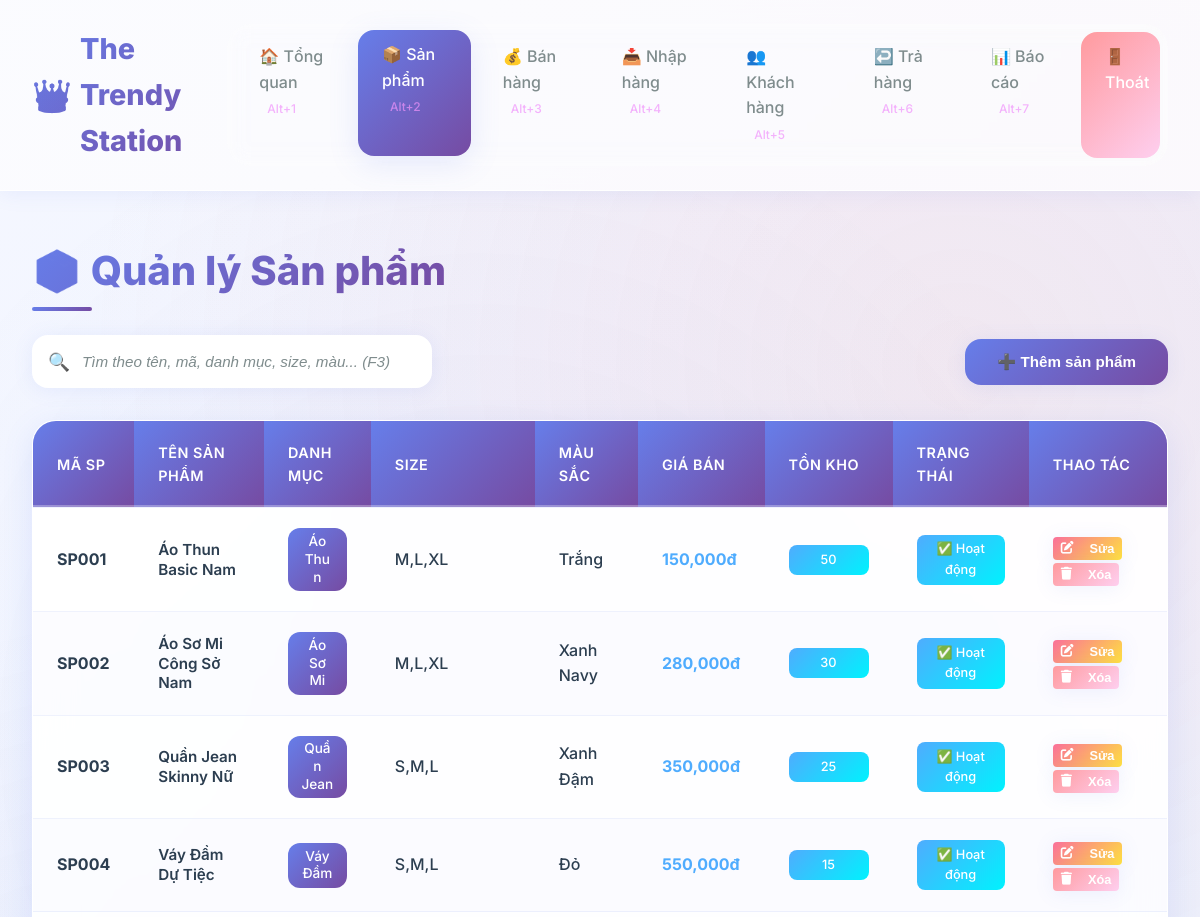
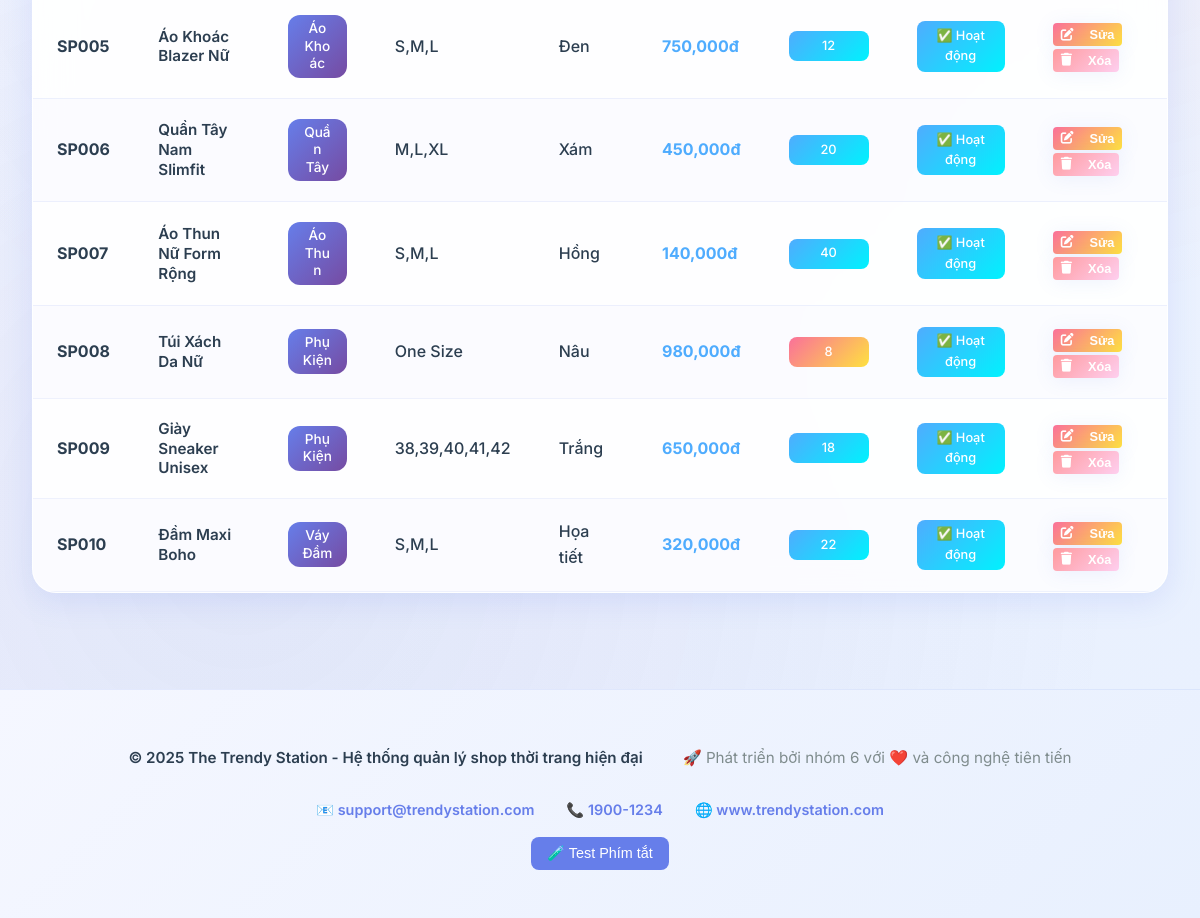
Page /?page=products on the earlier database version (2 pictures, top to bottom).
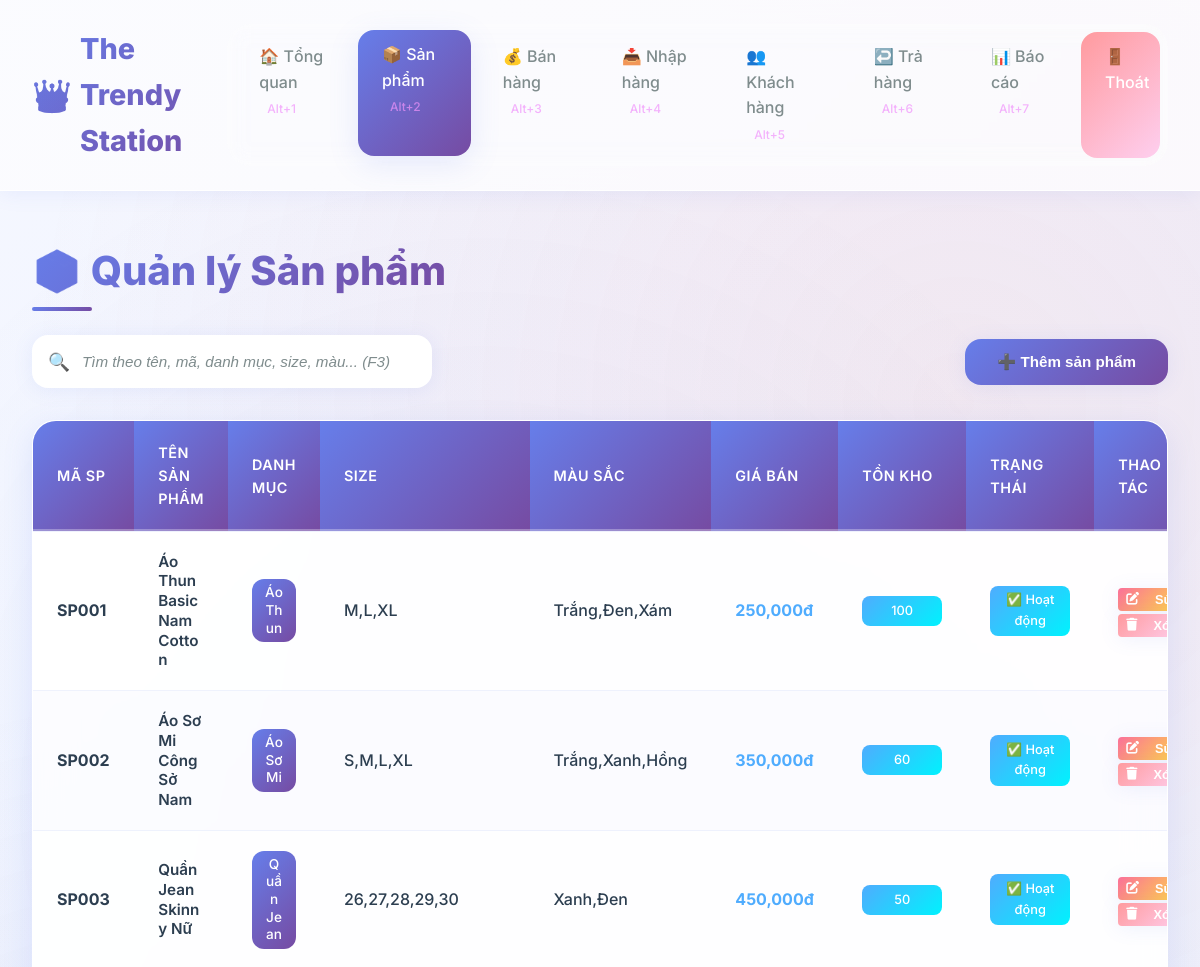
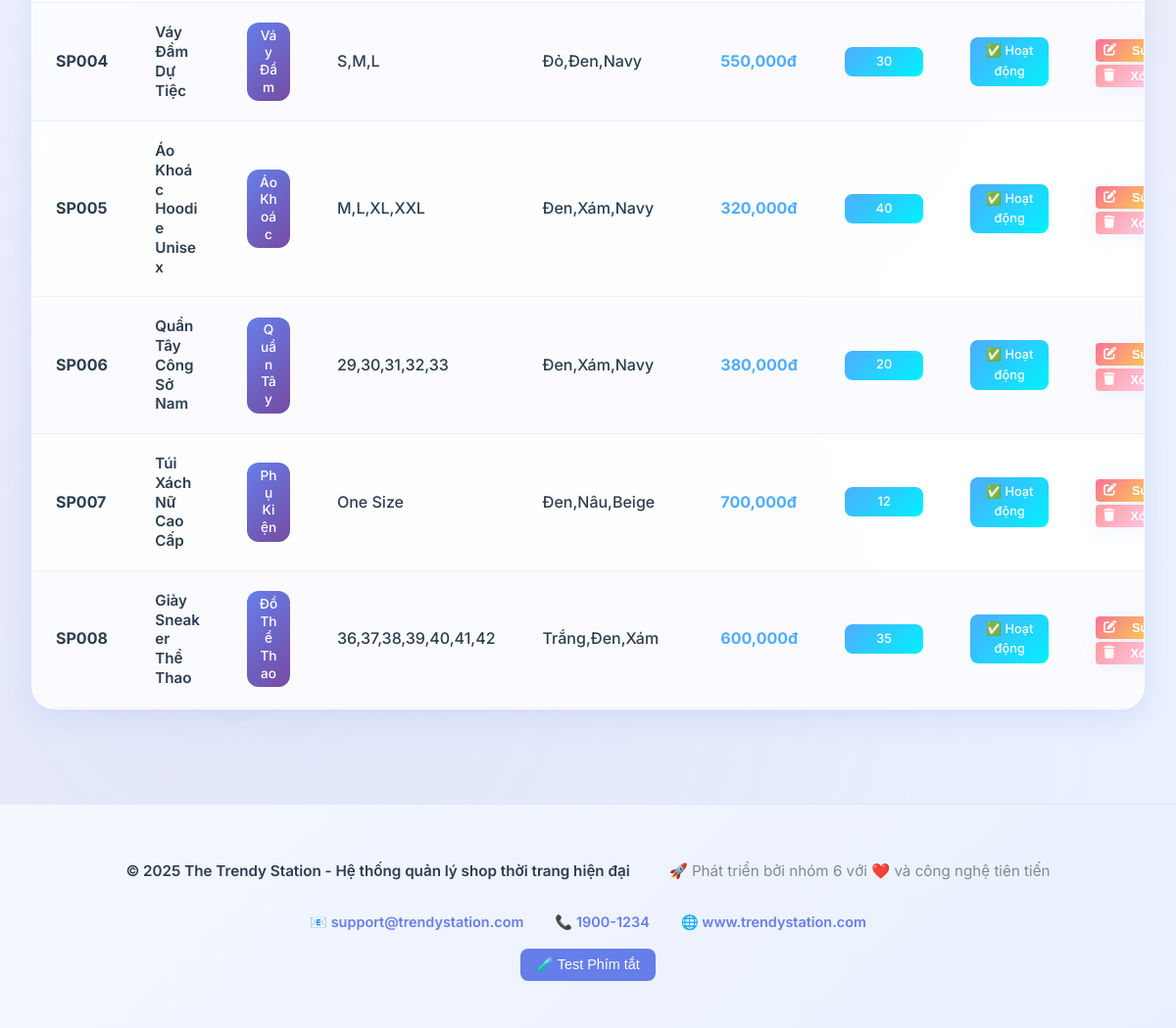
Same page on the later database version (2 pictures, top to bottom).
### tables this page shows
CREATE TABLE products (
    id INT AUTO_INCREMENT PRIMARY KEY,
    product_code VARCHAR(50) UNIQUE NOT NULL,
    name VARCHAR(200) NOT NULL,
    category_id INT,
    description TEXT,
    cost_price DECIMAL(12,2) NOT NULL DEFAULT 0,
    selling_price DECIMAL(12,2) NOT NULL,
    stock_quantity INT NOT NULL DEFAULT 0,
    min_stock_level INT DEFAULT 10,
    max_stock_level INT DEFAULT 100,
    size VARCHAR(50),
    color VARCHAR(50),
    material VARCHAR(100),
    brand VARCHAR(100),
    season VARCHAR(20) DEFAULT 'All Season',
    gender ENUM('Nam', 'Nữ', 'Unisex') DEFAULT 'Unisex',
    is_active BOOLEAN DEFAULT TRUE,
    image_url VARCHAR(255),
    barcode VARCHAR(100),
    weight DECIMAL(8,2) DEFAULT 0,
    supplier_id INT,
    created_at TIMESTAMP DEFAULT CURRENT_TIMESTAMP,
    updated_at TIMESTAMP DEFAULT CURRENT_TIMESTAMP ON UPDATE CURRENT_TIMESTAMP,
    
    FOREIGN KEY (category_id) REFERENCES categories(id) ON DELETE SET NULL,
    FOREIGN KEY (supplier_id) REFERENCES suppliers(id) ON DELETE SET NULL,
    
    INDEX idx_product_code (product_code),
    INDEX idx_category (category_id),
    INDEX idx_stock (stock_quantity),
    INDEX idx_active (is_active)
);

CREATE TABLE categories (
    id INT AUTO_INCREMENT PRIMARY KEY,
    name VARCHAR(100) NOT NULL UNIQUE,
    description TEXT,
    is_active BOOLEAN DEFAULT TRUE,
    created_at TIMESTAMP DEFAULT CURRENT_TIMESTAMP,
    updated_at TIMESTAMP DEFAULT CURRENT_TIMESTAMP ON UPDATE CURRENT_TIMESTAMP
);

### config/database.php (called while the page is built, shortened)
<?php
$config = [
    'host' => 'localhost',
    'dbname' => 'trendy_station',
    'username' => 'root',
    'password' => '',
    'charset' => 'utf8mb4',
    'options' => [
        PDO::ATTR_ERRMODE => PDO::ERRMODE_EXCEPTION,
        PDO::ATTR_DEFAULT_FETCH_MODE => PDO::FETCH_ASSOC,
        PDO::ATTR_EMULATE_PREPARES => false,
    ]
];
try {
    $dsn = "mysql:host={$config['host']};dbname={$config['dbname']};charset={$config['charset']}";
    $pdo = new PDO($dsn, $config['username'], $config['password'], $config['options']);
    $pdo->exec("SET NAMES utf8mb4 COLLATE utf8mb4_unicode_ci");
    $pdo->exec("SET time_zone = '+07:00'");
} catch (PDOException $e) {
    die('Database connection failed: ' . $e->getMessage());
}
function executeQuery($sql, $params = []) {
    global $pdo;
    try {
        $stmt = $pdo->prepare($sql);
        $stmt->execute($params);
        return $stmt;
    } catch (PDOException $e) {
        die("❌ Lỗi thực hiện query: " . $e->getMessage());
    }
}
function fetchAll($sql, $params = []) {
    $stmt = executeQuery($sql, $params);
    return $stmt->fetchAll();
}
?>

### pages/products.php (the view, shortened to what this page needs)
<?php
$search = $_GET['search'] ?? '';
$where = "1=1";
$params = [];
$sql = "SELECT p.*, c.name as category_name
        FROM products p
        LEFT JOIN categories c ON p.category_id = c.id
        WHERE $where
        ORDER BY p.created_at DESC";
$products = fetchAll($sql, $params);
?>
<h1 class="page-title">📦 Quản lý Sản phẩm</h1>
<div class="toolbar">    <div class="search-box">
        <input type="text" id="productSearch" placeholder="Tìm theo tên, mã, danh mục, size, màu... (F3)" value="<?php echo htmlspecialchars($search); ?>" title="Tìm kiếm sản phẩm theo bất kỳ thông tin nào. Nhấn Escape để xóa bộ lọc.">
    </div>
    <button class="btn btn-primary" onclick="openProductModal()" id="addProductBtn">
        ➕ Thêm sản phẩm
    </button>
</div>
<div class="data-table">
    <table id="productsTable">
        <thead>
            <tr>
                <th>Mã SP</th>
                <th>Tên sản phẩm</th>
                <th>Danh mục</th>
                <th>Size</th>
                <th>Màu sắc</th>
                <th>Giá bán</th>
                <th>Tồn kho</th>
                <th>Trạng thái</th>
                <th>Thao tác</th>
            </tr>
        </thead>
        <tbody>
            <?php if (empty($products)): ?>
                <tr>
                    <td colspan="9" style="text-align: center; padding: 2rem; color: var(--text-secondary);">
                        📦 Chưa có sản phẩm nào. Hãy thêm sản phẩm đầu tiên!
                    </td>
                </tr>            <?php else: ?>
                <?php foreach ($products as $product): ?>
                    <tr data-id="<?php echo $product['id']; ?>">
                        <td><strong><?php echo htmlspecialchars($product['product_code']); ?></strong></td>
                        <td>
                            <div class="product-info">
                                <span class="product-name"><?php echo htmlspecialchars($product['name']); ?></span>
                            </div>
                        </td>
                        <td>
                            <span class="category-badge">
                                <?php echo htmlspecialchars($product['category_name'] ?? 'Chưa phân loại'); ?>
                            </span>
                        </td>
                        <td><?php echo htmlspecialchars($product['size']); ?></td>
                        <td><?php echo htmlspecialchars($product['color']); ?></td>
                        <td><strong style="color: var(--success-color);"><?php echo number_format($product['selling_price']); ?>đ</strong></td>
                        <td>
                            <span class="stock-badge <?php echo $product['stock_quantity'] <= (isset($product['min_stock']) ? $product['min_stock'] : 10) ? 'stock-low' : 'stock-ok'; ?>">
                                <?php echo $product['stock_quantity']; ?>
                            </span>
                        </td>
                        <td>
                            <?php if ($product['is_active']): ?>
                                <span class="status-badge status-active">✅ Hoạt động</span>
                            <?php else: ?>
                                <span class="status-badge status-inactive">❌ Ngừng bán</span>
                            <?php endif; ?>
                        </td>
                        <td>
                            <button class="btn btn-small btn-secondary" onclick="editProduct(<?php echo $product['id']; ?>)" title="Sửa">
                                <i class="fas fa-edit"></i> Sửa
                            </button>
                            <button class="btn btn-small btn-danger" onclick="deleteProduct(<?php echo $product['id']; ?>, '<?php echo htmlspecialchars($product['name']); ?>')" title="Xóa">
                                <i class="fas fa-trash"></i> Xóa
                            </button>
                        </td>
                    </tr>
                <?php endforeach; ?>
            <?php endif; ?>
        </tbody>
    </table>
</div>

### includes/header.php (shortened to what this page needs)
<!DOCTYPE html>
<html lang="vi">
<head>
    <link rel="stylesheet" href="assets/css/style.css">
    <link rel="stylesheet" href="https://cdnjs.cloudflare.com/ajax/libs/font-awesome/6.0.0/css/all.min.css">
</head>
<body>
    <div class="header">
        <div class="logo">
            <span style="font-size: 2rem;">👑</span>
            The Trendy Station
        </div>
        <nav class="nav-menu">            <div class="nav-item <?php echo (isset($current_page) && $current_page == 'dashboard') ? 'active' : ''; ?>" onclick="location.href='index.php?page=dashboard'">
                🏠 Tổng quan
            </div>
            <div class="nav-item <?php echo (isset($current_page) && $current_page == 'products') ? 'active' : ''; ?>" onclick="location.href='index.php?page=products'">
                📦 Sản phẩm
            </div>
            <div class="nav-item <?php echo (isset($current_page) && $current_page == 'sales') ? 'active' : ''; ?>" onclick="location.href='index.php?page=sales'">
                💰 Bán hàng
            </div>
            <div class="nav-item <?php echo (isset($current_page) && $current_page == 'imports') ? 'active' : ''; ?>" onclick="location.href='index.php?page=imports'">
                📥 Nhập hàng
            </div>
            <div class="nav-item <?php echo (isset($current_page) && $current_page == 'customers') ? 'active' : ''; ?>" onclick="location.href='index.php?page=customers'">
                👥 Khách hàng
            </div>
            <div class="nav-item <?php echo (isset($current_page) && $current_page == 'returns') ? 'active' : ''; ?>" onclick="location.href='index.php?page=returns'">
                ↩️ Trả hàng
            </div>
            <div class="nav-item <?php echo (isset($current_page) && $current_page == 'reports') ? 'active' : ''; ?>" onclick="location.href='index.php?page=reports'">
                📊 Báo cáo
            </div>
            <div class="nav-item" style="background: var(--danger-gradient); color: white;" onclick="logout()">
                🚪 Thoát
            </div>
        </nav>
    </div>
    <div class="main-content">

### index.php (shortened to what this page needs)
<?php
require_once 'config/database.php';
$page = $_GET['page'] ?? 'dashboard';
$current_page = $page;
include 'includes/header.php';
switch ($page) {
    case 'products':
        include 'pages/products.php';
        break;
}
include 'includes/footer.php';
?>

### includes/footer.php (shortened to what this page needs)
</div>
    <div class="footer">
        <div class="footer-main-text">
            <p>© <?php echo date('Y'); ?> The Trendy Station - Hệ thống quản lý shop thời trang hiện đại</p>
            <p>🚀 Phát triển bởi nhóm 6 với ❤️ và công nghệ tiên tiến</p>
        </div>
        <div style="margin-top: 1rem; display: flex; justify-content: center; gap: 2rem; align-items: center;">
            <span style="color: var(--primary-color); font-weight: 600;">📧 support@trendystation.com</span>
            <span style="color: var(--primary-color); font-weight: 600;">📞 1900-1234</span>
            <span style="color: var(--primary-color); font-weight: 600;">🌐 www.trendystation.com</span>
        </div>
    </div>
</body>
</html>

Differences in the rows shown:
removed products: product_code "SP009", name "Giày Sneaker Unisex", category.name "Phụ Kiện", size "38,39,40,41,42", color "Trắng", selling_price "650,000", stock_quantity "18", is_active "✅ Hoạt động"
removed products: product_code "SP010", name "Đầm Maxi Boho", category.name "Váy Đầm", size "S,M,L", color "Họa tiết", selling_price "320,000", stock_quantity "22", is_active "✅ Hoạt động"
changed products "SP001": name "Áo Thun Basic Nam" → "Áo Thun Basic Nam Cotton"; color "Trắng" → "Trắng,Đen,Xám"; selling_price "150,000" → "250,000"; stock_quantity "50" → "100"
changed products "SP002": size "M,L,XL" → "S,M,L,XL"; color "Xanh Navy" → "Trắng,Xanh,Hồng"; selling_price "280,000" → "350,000"; stock_quantity "30" → "60"
changed products "SP003": size "S,M,L" → "26,27,28,29,30"; color "Xanh Đậm" → "Xanh,Đen"; selling_price "350,000" → "450,000"; stock_quantity "25" → "50"
changed products "SP004": color "Đỏ" → "Đỏ,Đen,Navy"; stock_quantity "15" → "30"
changed products "SP005": name "Áo Khoác Blazer Nữ" → "Áo Khoác Hoodie Unisex"; size "S,M,L" → "M,L,XL,XXL"; color "Đen" → "Đen,Xám,Navy"; selling_price "750,000" → "320,000"; stock_quantity "12" → "40"
changed products "SP006": name "Quần Tây Nam Slimfit" → "Quần Tây Công Sở Nam"; size "M,L,XL" → "29,30,31,32,33"; color "Xám" → "Đen,Xám,Navy"; selling_price "450,000" → "380,000"
changed products "SP007": name "Áo Thun Nữ Form Rộng" → "Túi Xách Nữ Cao Cấp"; category.name "Áo Thun" → "Phụ Kiện"; size "S,M,L" → "One Size"; color "Hồng" → "Đen,Nâu,Beige"; selling_price "140,000" → "700,000"; stock_quantity "40" → "12"
changed products "SP008": name "Túi Xách Da Nữ" → "Giày Sneaker Thể Thao"; category.name "Phụ Kiện" → "Đồ Thể Thao"; size "One Size" → "36,37,38,39,40,41,42"; color "Nâu" → "Trắng,Đen,Xám"; selling_price "980,000" → "600,000"; stock_quantity "8" → "35"
